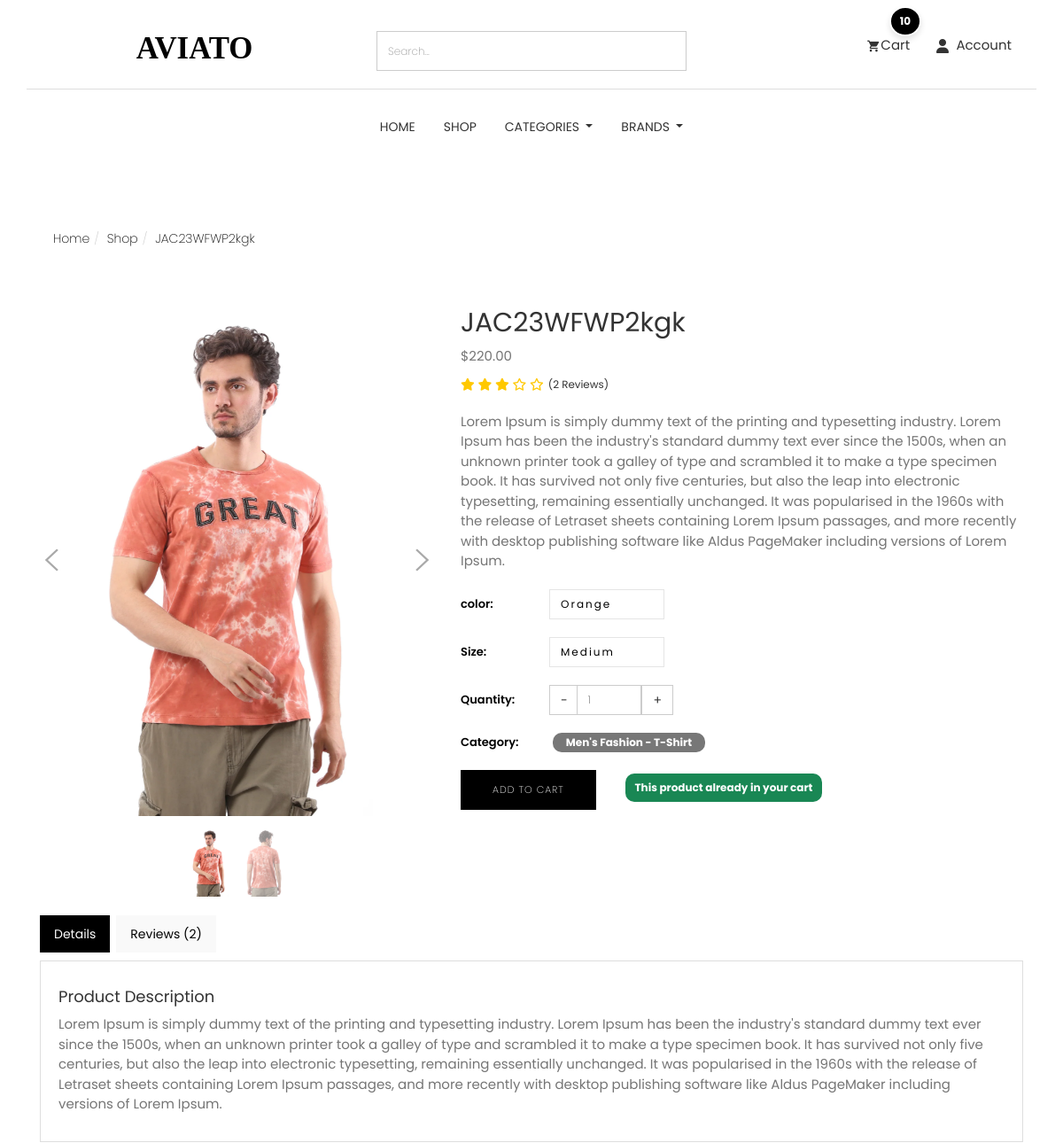
The app's page /products/67d395cb-7c1e-4cb7-9e63-b82a061321f6 (upper part), older data.
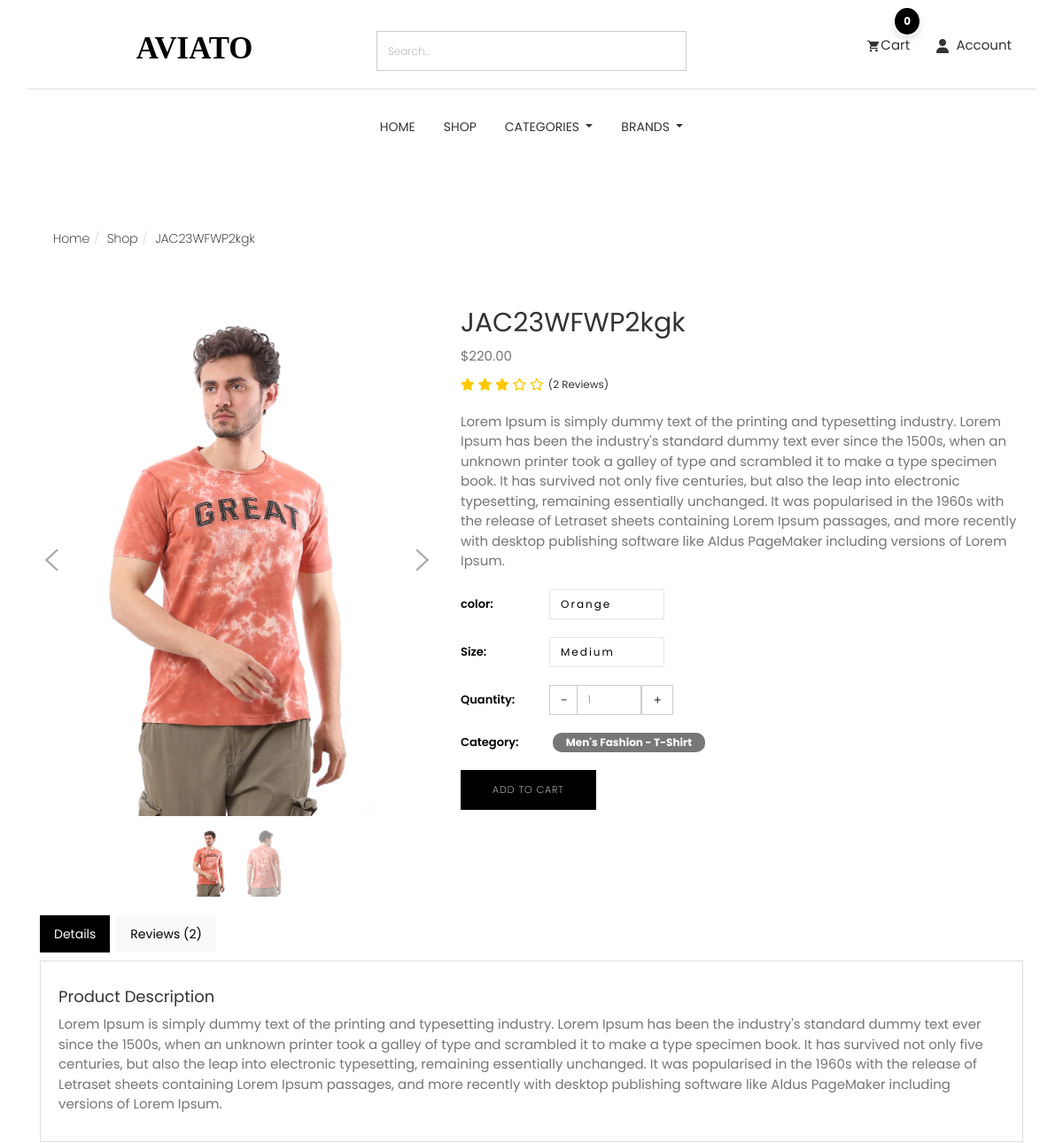
The same page, newer data.
### store/views.py (the view)
# urls.py: path('<str:product_id>' , views.product_details , name='product_details'),
def product_details(request,product_id):
    try:
        single_product = Product.objects.get(id=product_id)
        reviews = ReviewRating.objects.filter(product_id=single_product.id , status=True)
        if request.user.is_authenticated:
            in_cart = CartItem.objects.filter(user=request.user , product = product_id).exists()
            try:
                orderproduct = OrderProduct.objects.filter(user=request.user , product_id=single_product.id).exists()
            except OrderProduct.DoesNotExist:
                orderproduct = None
        else:
            orderproduct = None
            in_cart = CartItem.objects.filter(cart__cart_id = _cart_id(request) , product = product_id).exists()
    except Exception as e:
        raise e
    single_product.views+=1
    single_product.save()
    product_gallary = ProductImage.objects.filter(product_id=single_product.id)
    related = Product.objects.filter(category=single_product.category)
    orderproduct_counter =  OrderProduct.objects.filter( product_id=single_product.id)
    orderproduct_count = orderproduct_counter.count()
    context = {
        'single_product':single_product,
        'product_gallary':product_gallary,
        'related':related,
        'in_cart':in_cart,
        'reviews':reviews,
        'orderproduct':orderproduct,
        'orderproduct_count':orderproduct_count
    }
    return render(request , 'products/product_details.html' , context)

### accounts/models.py (called while the page is built)
    @property
    def full_name(self):
        return f'{self.user.first_name} {self.user.last_name}'

### cart/cart_utils.py (called while the page is built)
def _cart_id(request):
    cart = request.session.session_key
    if not cart:
        cart = request.session.create()
    return cart

### cart/models.py (called while the page is built)
    def sub_total(self):
        return self.product.price * self.quantity

### category/category_context.py (called while the page is built)
def nav_links(request):
    categories_nav = Category.objects.all()
    subcategories_nav = Subcategory.objects.all()
    brands_nav = Brand.objects.all()
    context = {
        'categories_nav':categories_nav,
        'brands_nav':brands_nav,
        'subcategories_nav':subcategories_nav,
    }
    return context

### category/models.py (called while the page is built)
    def __str__(self):
        return f"{self.category.name} - {self.name}"

    def get_url(self):
        return reverse('products_by_subcategory',args=[self.id])

### store/models.py (called while the page is built)
    def save(self, *args, **kwargs):
        if not self.slug:
            self.slug = slugify(self.name)
        super(Product, self).save(*args, **kwargs)

    def avr_review(self):
        reviews = ReviewRating.objects.filter(product=self , status=True).aggregate(average=Avg('rating'))
        avg =0
        if reviews['average'] is not None:
            avg = float(reviews['average'])
        return avg

### store/templates/products/product_details.html (shortened to what the changed rows need)
{% extends "base.html" %}
{% load static %}
{% block body %}
<section class="single-product">
	<div class="container">
		<div class="row mt-20">
			<div class="col-md-7">
				<form action="{% url 'add_to_cart' single_product.id %}"
					href="{% url 'add_to_cart' single_product.id %}" method="POST">
					<div class="single-product-details">
						<h2>{{single_product}}</h2>
						<p class="product-price">${{single_product.price}}</p>
						<div class="d-flex mb-3">
							<div class="rating-star me-2">
							</div>
							<small class="pt-1">({{single_product.count_review}} Reviews)</small>
						</div>
						<p class="product-description mt-20">
							{{single_product.description}}
						</p>
						{% if single_product.product_variation.colors %}
						<div class="product-size">
							<span>color:</span>
							<select name="color" class="form-control">
							</select>
						</div>
						{% endif %}
						{% if single_product.product_variation.sizes %}
						<div class="product-size">
							<span>Size:</span>
							<select name="size" class="form-control">
							</select>
						</div>
						{% endif %}
						<div class="product-quantity">
							<span>Quantity:</span>
							<div class="product-quantity-slider">
							</div>
						</div>
						<div class="product-category">
							<span>Category:</span>
							<a class="badge py-2 px-4"
								href="{{single_product.category.get_url}}">{{single_product.category}}</a>
						</div>
						{% if single_product.stock <= 0 %}
						<a href="" class="btn btn-main mt-20 disabled">Add To Cart</a>
						{% else %}
						{% if in_cart %}
						<div class="">
							<button type="submit" class="btn btn-main mt-20 ">Add To
								Cart</button>
							<span class="badge badge-anime py-3 px-3 bg-success mt-4 ms-5">This product already in your
								cart</span>
						</div>
						{% else %}
						<button type="submit" class="btn btn-main mt-20 ">Add To Cart</button>
						{% endif %}
						{% endif %}
					</div>
				</form>
			</div>
		</div>
	</div>
</section>
{% endblock body %}

Row changes from the older to the newer data that the page shows:
changed Product "JAC23WFWP2kgk": stock 244 → 236 (drawn)
Text that changed along with them:
{{ quantity }}: "10" → "0"
text no longer shown: "This product already in your cart"
